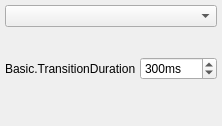
  <widget class="OBSDock" name="transitionsDock">
   <property name="features">
    <set>QDockWidget::AllDockWidgetFeatures</set>
   </property>
   <property name="windowTitle">
    <string>Basic.SceneTransitions</string>
   </property>
   <attribute name="dockWidgetArea">
    <number>8</number>
   </attribute>
   <widget class="QWidget" name="dockWidgetContents_5">
    <layout class="QVBoxLayout" name="verticalLayout_3">
     <property name="leftMargin">
      <number>4</number>
     </property>
     <property name="topMargin">
      <number>4</number>
     </property>
     <property name="rightMargin">
      <number>4</number>
     </property>
     <property name="bottomMargin">
      <number>4</number>
     </property>
     <item>
      <widget class="QWidget" name="transitionsContainer" native="true">
       <layout class="QVBoxLayout" name="verticalLayout_2">
        <property name="spacing">
         <number>4</number>
        </property>
        <property name="leftMargin">
         <number>1</number>
        </property>
        <property name="topMargin">
         <number>1</number>
        </property>
        <property name="rightMargin">
         <number>1</number>
        </property>
        <property name="bottomMargin">
         <number>2</number>
        </property>
        <item>
         <widget class="QComboBox" name="transitions">
          <property name="minimumSize">
           <size>
            <width>120</width>
            <height>0</height>
           </size>
          </property>
          <property name="accessibleName">
           <string>Transition</string>
          </property>
         </widget>
        </item>
        <item>
         <layout class="QHBoxLayout" name="horizontalLayout_4">
          <property name="spacing">
           <number>4</number>
          </property>
          <item>
           <spacer name="horizontalSpacer">
            <property name="orientation">
             <enum>Qt::Horizontal</enum>
            </property>
            <property name="sizeType">
             <enum>QSizePolicy::Expanding</enum>
            </property>
            <property name="sizeHint" stdset="0">
             <size>
              <width>40</width>
              <height>20</height>
             </size>
            </property>
           </spacer>
          </item>
          <item>
           <widget class="QPushButton" name="transitionAdd">
            <property name="sizePolicy">
             <sizepolicy hsizetype="Maximum" vsizetype="Maximum">
              <horstretch>0</horstretch>
              <verstretch>0</verstretch>
             </sizepolicy>
            </property>
            <property name="maximumSize">
             <size>
              <width>22</width>
              <height>22</height>
             </size>
            </property>
            <property name="toolTip">
             <string>Basic.AddTransition</string>
            </property>
            <property name="accessibleName">
             <string>Basic.AddTransition</string>
            </property>
            <property name="text">
             <string notr="true"/>
            </property>
            <property name="icon">
             <iconset>
              <normaloff>:/res/images/add.png</normaloff>:/res/images/add.png</iconset>
            </property>
            <property name="flat">
             <bool>true</bool>
            </property>
            <property name="themeID" stdset="0">
             <string notr="true">addIconSmall</string>
            </property>
           </widget>
          </item>
          <item>
           <widget class="QPushButton" name="transitionRemove">
            <property name="sizePolicy">
             <sizepolicy hsizetype="Maximum" vsizetype="Maximum">
              <horstretch>0</horstretch>
              <verstretch>0</verstretch>
             </sizepolicy>
            </property>
            <property name="maximumSize">
             <size>
              <width>22</width>
              <height>22</height>
             </size>
            </property>
            <property name="toolTip">
             <string>Basic.RemoveTransition</string>
            </property>
            <property name="accessibleName">
             <string>Basic.RemoveTransition</string>
            </property>
            <property name="text">
             <string notr="true"/>
            </property>
            <property name="icon">
             <iconset>
              <normaloff>:/res/images/list_remove.png</normaloff>:/res/images/list_remove.png</iconset>
            </property>
            <property name="flat">
             <bool>true</bool>
            </property>
            <property name="themeID" stdset="0">
             <string notr="true">removeIconSmall</string>
            </property>
           </widget>
          </item>
          <item>
           <widget class="QPushButton" name="transitionProps">
            <property name="sizePolicy">
             <sizepolicy hsizetype="Maximum" vsizetype="Maximum">
              <horstretch>0</horstretch>
              <verstretch>0</verstretch>
             </sizepolicy>
            </property>
            <property name="maximumSize">
             <size>
              <width>22</width>
              <height>22</height>
             </size>
            </property>
            <property name="toolTip">
             <string>Basic.TransitionProperties</string>
            </property>
            <property name="accessibleName">
             <string>Basic.TransitionProperties</string>
            </property>
            <property name="text">
             <string notr="true"/>
            </property>
            <property name="icon">
             <iconset>
              <normaloff>:/res/images/configuration21_16.png</normaloff>:/res/images/configuration21_16.png</iconset>
            </property>
            <property name="flat">
             <bool>true</bool>
            </property>
            <property name="themeID" stdset="0">
             <string notr="true">configIconSmall</string>
            </property>
           </widget>
          </item>
         </layout>
        </item>
        <item>
         <layout class="QHBoxLayout" name="horizontalLayout_3">
          <property name="spacing">
           <number>4</number>
          </property>
          <item>
           <widget class="QLabel" name="transitionDurationLabel">
            <property name="sizePolicy">
             <sizepolicy hsizetype="Maximum" vsizetype="Preferred">
              <horstretch>0</horstretch>
              <verstretch>0</verstretch>
             </sizepolicy>
            </property>
            <property name="text">
             <string>Basic.TransitionDuration</string>
            </property>
            <property name="buddy">
             <cstring>transitionDuration</cstring>
            </property>
           </widget>
          </item>
          <item>
           <widget class="QSpinBox" name="transitionDuration">
            <property name="accessibleName">
             <string>Basic.TransitionDuration</string>
            </property>
            <property name="suffix">
             <string>ms</string>
            </property>
            <property name="minimum">
             <number>2</number>
            </property>
            <property name="maximum">
             <number>10000</number>
            </property>
            <property name="singleStep">
             <number>50</number>
            </property>
            <property name="value">
             <number>300</number>
            </property>
           </widget>
          </item>
         </layout>
        </item>
        <item>
         <spacer name="verticalSpacer">
          <property name="orientation">
           <enum>Qt::Vertical</enum>
          </property>
          <property name="sizeHint" stdset="0">
           <size>
            <width>20</width>
            <height>40</height>
           </size>
          </property>
         </spacer>
        </item>
       </layout>
      </widget>
     </item>
    </layout>
   </widget>
  </widget>
